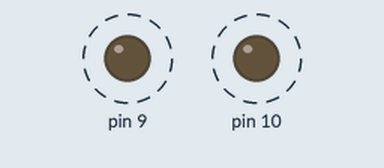
Simulated run of this sketch. Board: Arduino Uno, built with avr-gcc and run on an emulated ATmega328P. On the bench: output pins drawn as LEDs (lit = HIGH). Dashed ring = blinking. What the sketch prints to the serial monitor is not drawn.

Above: at 0.12 s.
Timing chart, 0 to 3.4 s (numbered marks = the images above):
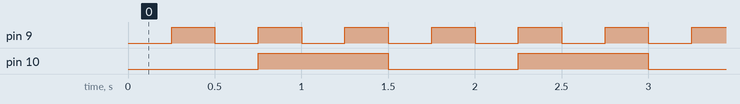

Measured:
- by itself, pin 9: alternates HIGH for 0.25 s and LOW for 0.25 s
- by itself, pin 10: alternates HIGH for 0.75 s and LOW for 0.75 s
- by itself, everything shown: repeats every 1.5 s, in 6 steps

The sketch:

BlinkObjectInheritance.ino
```cpp
/*
    Turn LED off/on repeatedly
*/

#include "Led.h"

BlikajiciLED L9(9, 500);
BlikajiciLED L10(10, 1500);

void setup() {
    Serial.begin(9600);
}

void loop() {
    L9.blikej();
    L10.blikej();
} 
```
